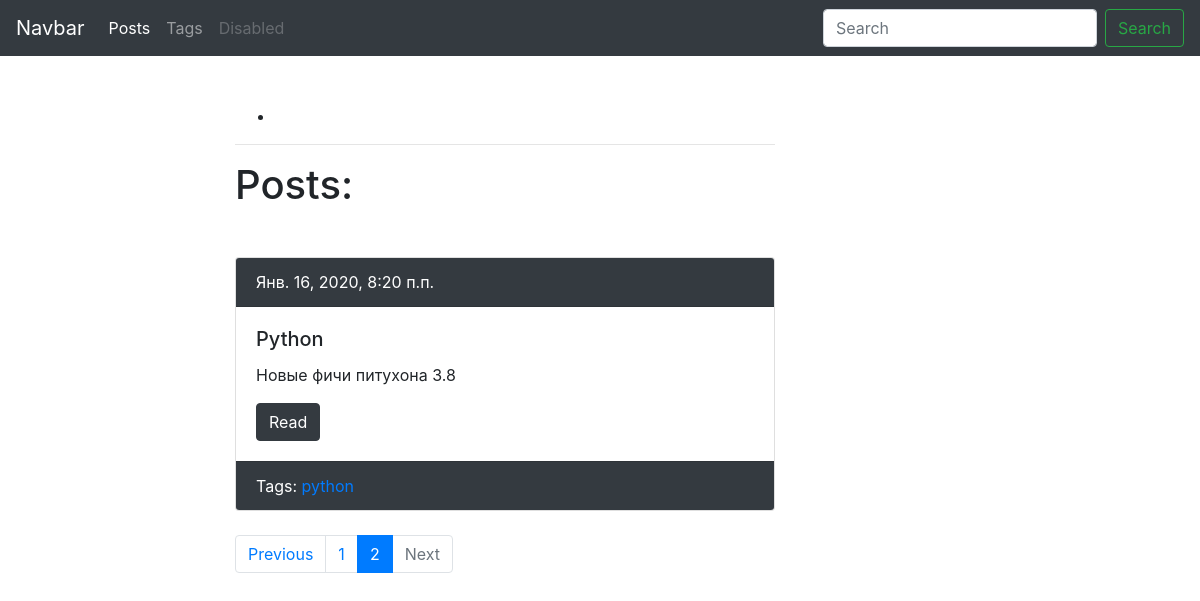
Screenshot of /blog/?page=2 with the database file from the repository.
### blog/models.py (models this page shows, shortened)
class Post(models.Model):
    author = models.ForeignKey(
        User,
        verbose_name='Автор',
        on_delete=models.SET_NULL,
        null=True,
        blank=True
    )
    title = models.CharField('Заголовок', max_length=50, db_index=True)
    slug = models.SlugField('url', max_length=50, unique=True, blank=True)
    body = models.TextField('Тело', blank=True, db_index=True)
    pub_date = models.DateTimeField('Дата публикации', auto_now_add=True)
    tags = models.ManyToManyField('Tag', blank=True, related_name='posts', verbose_name='Тег')
    image = models.ImageField('Изображение', upload_to='post/', null=True, blank=True)
    published = models.BooleanField('Опубликовать?', default=True)
    viewed = models.PositiveIntegerField('Просмотернно', default=0)
    def get_absolute_url(self):
        return reverse('blog:post_detail_url', kwargs={'slug': self.slug})
    class Meta:
        ordering = ['-pub_date']
        verbose_name = 'Пост'
        verbose_name_plural = 'Посты'

class Tag(models.Model):
    title = models.CharField('Тег', max_length=50)
    slug = models.SlugField('url', max_length=50, unique=True)
    published = models.BooleanField('Отображать?', default=True)
    def get_absolute_url(self):
        return reverse('blog:tag_detail_url', kwargs={'slug': self.slug})
    class Meta:
        ordering = ['title']
        verbose_name = 'Тег'
        verbose_name_plural = 'Теги'

### blog/views.py (the view)
# urls.py: path('', post_list, name='post_list_url'),
def post_list(request):
    search_query = request.GET.get('search', '')
    if search_query:
        posts = Post.objects.filter(
            Q(title__icontains=search_query) |
            Q(body__icontains=search_query),
            published=True
        )
    else:
        posts = Post.objects.filter(published=True)
    paginator = Paginator(posts, 3)
    page_number = request.GET.get('page', 1)
    page = paginator.get_page(page_number)
    is_paginated = page.has_other_pages()
    if page.has_previous():
        previous_url = '?page={}'.format(page.previous_page_number())
    else:
        previous_url = ''
    if page.has_next():
        next_url = '?page={}'.format(page.next_page_number())
    else:
        next_url = ''
    context = {
        'page_object': page,
        'is_paginated': is_paginated,
        'next_url': next_url,
        'previous_url': previous_url
    }
    return render(request, 'blog/index.html', context)

### menu/templatetags/menu_tags.py (called while the page is built)
def get_menu_item(menu):
    return MenuItem.objects.filter(
        menu__name=menu,
        menu__published=True,
        published=True
    )

@register.inclusion_tag('base/tags/base_tag.html', takes_context=True)
def menu_item(context, menu, template='menu/menu_item_tag.html'):
    return {
        'template': template,
        'items': get_menu_item(menu)
    }

### blog/templates/blog/index.html (shortened to what this page needs)
{% extends 'blog/base_blog.html' %}
{% load menu_tags %}
{% block content %}
    {% menu_item menu='Main' %}
    <hr>
    <h1 class="mb-5">Posts:</h1>
    {% for post in page_object.object_list %}
        {% include 'blog/includes/post_card_template.html' %}
    {% endfor %}
    {% if is_paginated %}
        <nav aria-label="...">
            <ul class="pagination">
                <li class="page-item {% if not previous_url %} disabled {% endif %}">
                    <a class="page-link" href="{{ previous_url }}" tabindex="-1" aria-disabled="true">Previous</a>
                </li>
                {% for n in page_object.paginator.page_range %}
                    {% if page_object.number == n %}
                        <li class="page-item active" aria-current="page">
                            <a class="page-link" href="?page={{ n }}">{{ n }}<span class="sr-only">(current)</span></a>
                        </li>
                    {% elif n > page_object.number|add:-3 and n < page_object.number|add:3 %}
                        <li class="page-item">
                            <a class="page-link" href="?page={{ n }}">{{ n }}</a>
                        </li>
                    {% endif %}
                {% endfor %}
                <li class="page-item {% if not next_url %} disabled {% endif %}">
                    <a class="page-link" href="{{ next_url }}" tabindex="-1" aria-disabled="true">Next</a>
                </li>
            </ul>
        </nav>
    {% endif %}
{% endblock %} content %}

### blog/templates/blog/includes/post_card_template.html
{% if post.published %}
    <div class="card mb-4">
        <div class="card-header bg-dark text-white">
            {{ post.pub_date }}
        </div>
        <div class="card-body">
            <h5 class="card-title">{{ post.title }}</h5>
            <p class="card-text">{{ post.body|truncatewords:15 }}</p>
            <a href="{{ post.get_absolute_url }}" class="btn btn-dark">Read</a>
        </div>
        <div class="card-footer text-white bg-dark">
            Tags:
            {% for tag in post.tags.all %}
                {% if tag.published %}
                    <a href="{{ tag.get_absolute_url }}">{{ tag.title }}</a>
                {% endif %}
            {% endfor %}
        </div>
    </div>
{% endif %}

### rows the page displays
Post: pub_date "Янв. 16, 2020, 8:20 п.п.", title "Python", body "Новые фичи питухона 3.8"
Tag: title "python"

### other values shown
{{ n }} "1"
{{ n }} "2"
